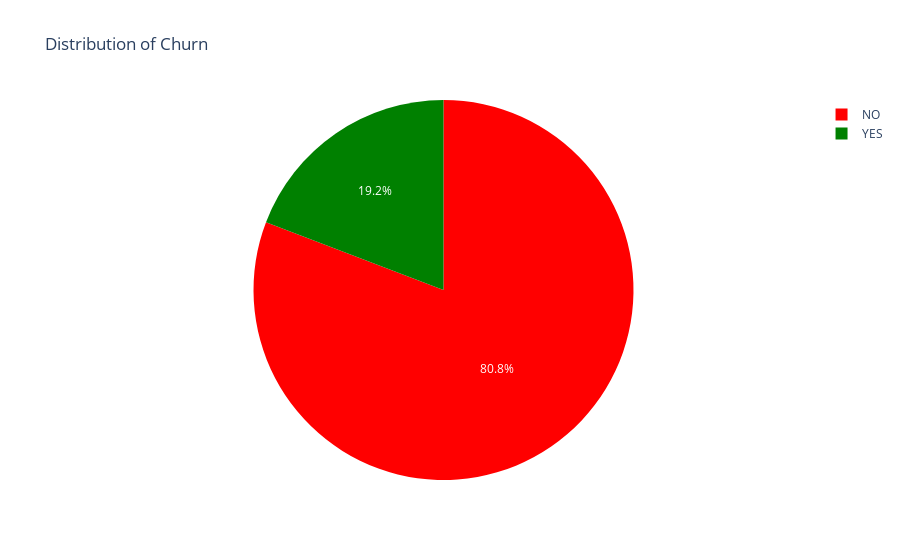

The code cell stored with this chart in its notebook:
### Code cell
target_instance = xToAnalyse["CLIENT_TO_CONTACT"].value_counts().to_frame()
target_instance = target_instance.reset_index()

fig = px.pie(target_instance, values='CLIENT_TO_CONTACT', names = ['NO', 'YES'], color_discrete_sequence=["red", "green"],
             title='Distribution of Churn')
fig.show()

### Figure 1 — Plotly figure (JSON) as saved in the notebook; plotly's stock layout.template omitted (floating-point values rounded to 4 significant figures)
{"data": [{"domain": {"x": [0, 1], "y": [0, 1]}, "hovertemplate": "label=%{label}<br>CLIENT_TO_CONTACT=%{value}<extra></extra>", "labels": ["NO", "YES"], "legendgroup": "", "name": "", "showlegend": true, "type": "pie", "values": [3066, 728]}], "layout": {"legend": {"tracegroupgap": 0}, "piecolorway": ["red", "green"], "title": {"text": "Distribution of Churn"}}}
